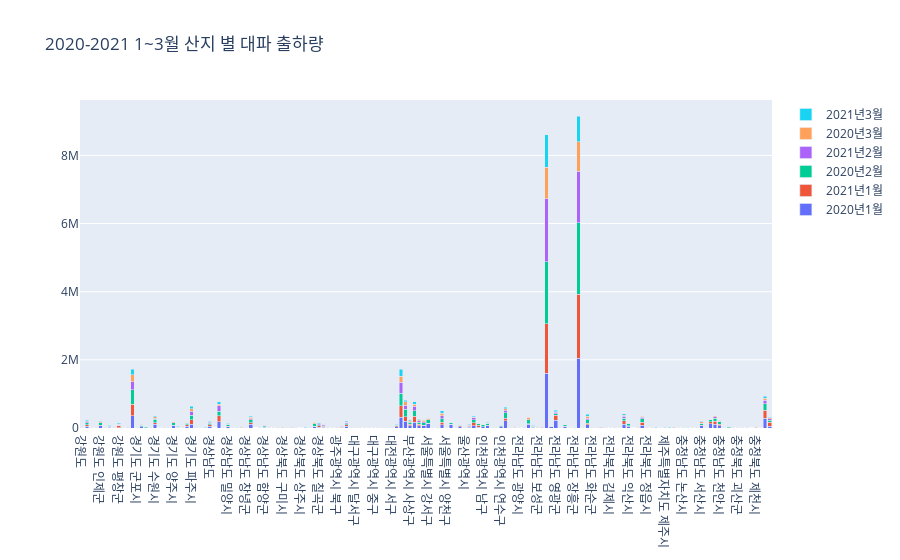

Source (notebook cell):
### Markdown cell above
### 산지 별 총 거래량 합계 ###

### Code cell
#누적막대
trace1 = go.Bar(x=result5['산지명'], y=result5['202001'], name='2020년1월')
trace2 = go.Bar(x=result5['산지명'], y=result5['202101'], name='2021년1월')
trace3 = go.Bar(x=result5['산지명'], y=result5['202002'], name='2020년2월')
trace4 = go.Bar(x=result5['산지명'], y=result5['202102'], name='2021년2월')
trace5 = go.Bar(x=result5['산지명'], y=result5['202003'], name='2020년3월')
trace6 = go.Bar(x=result5['산지명'], y=result5['202103'], name='2021년3월')

data = [trace1, trace2, trace3, trace4, trace5, trace6]

layout = go.Layout(title='2020-2021 1~3월 산지 별 대파 출하량', barmode='stack')

fig = go.Figure(data=data, layout=layout)
pyo.iplot(fig)

### Figure 1 — Plotly figure (JSON) as saved in the notebook; plotly's stock layout.template omitted (floating-point values rounded to 4 significant figures; data arrays with more than 128 entries replaced by an {"elided": "..."} marker saying what was removed)
{"data": [{"name": "2020년1월", "type": "bar", "x": {"elided": "152 str values"}, "y": {"elided": "152 int values"}}, {"name": "2021년1월", "type": "bar", "x": {"elided": "152 str values"}, "y": {"elided": "152 int values"}}, {"name": "2020년2월", "type": "bar", "x": {"elided": "152 str values"}, "y": {"elided": "152 int values"}}, {"name": "2021년2월", "type": "bar", "x": {"elided": "152 str values"}, "y": {"elided": "152 int values"}}, {"name": "2020년3월", "type": "bar", "x": {"elided": "152 str values"}, "y": {"elided": "152 int values"}}, {"name": "2021년3월", "type": "bar", "x": {"elided": "152 str values"}, "y": {"elided": "152 int values"}}], "layout": {"barmode": "stack", "title": {"text": "2020-2021 1~3월 산지 별 대파 출하량"}}}
